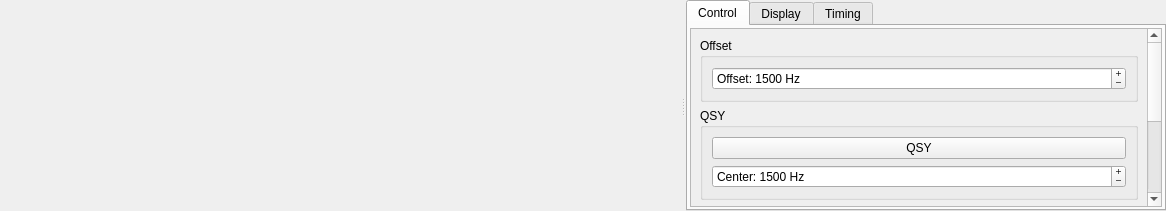
<?xml version="1.0" encoding="UTF-8"?>
<ui version="4.0">
 <class>WideGraph</class>
 <widget class="QWidget" name="WideGraph">
  <property name="geometry">
   <rect>
    <x>0</x>
    <y>0</y>
    <width>1166</width>
    <height>211</height>
   </rect>
  </property>
  <property name="sizePolicy">
   <sizepolicy hsizetype="Expanding" vsizetype="Expanding">
    <horstretch>0</horstretch>
    <verstretch>0</verstretch>
   </sizepolicy>
  </property>
  <property name="windowTitle">
   <string>Dialog</string>
  </property>
  <layout class="QHBoxLayout" name="horizontalLayout_2">
   <property name="spacing">
    <number>1</number>
   </property>
   <property name="leftMargin">
    <number>0</number>
   </property>
   <property name="topMargin">
    <number>0</number>
   </property>
   <property name="rightMargin">
    <number>0</number>
   </property>
   <property name="bottomMargin">
    <number>0</number>
   </property>
   <item>
    <widget class="QSplitter" name="splitter">
     <property name="sizePolicy">
      <sizepolicy hsizetype="Expanding" vsizetype="Expanding">
       <horstretch>0</horstretch>
       <verstretch>0</verstretch>
      </sizepolicy>
     </property>
     <property name="visible">
      <bool>true</bool>
     </property>
     <property name="autoFillBackground">
      <bool>true</bool>
     </property>
     <property name="orientation">
      <enum>Qt::Orientation::Horizontal</enum>
     </property>
     <property name="handleWidth">
      <number>6</number>
     </property>
     <property name="childrenCollapsible">
      <bool>false</bool>
     </property>
     <widget class="CPlotter" name="widePlot" native="true">
      <property name="sizePolicy">
       <sizepolicy hsizetype="Expanding" vsizetype="Expanding">
        <horstretch>0</horstretch>
        <verstretch>0</verstretch>
       </sizepolicy>
      </property>
      <property name="minimumSize">
       <size>
        <width>400</width>
        <height>10</height>
       </size>
      </property>
     </widget>
     <widget class="QWidget" name="controls_widget" native="true">
      <property name="sizePolicy">
       <sizepolicy hsizetype="Preferred" vsizetype="Expanding">
        <horstretch>0</horstretch>
        <verstretch>0</verstretch>
       </sizepolicy>
      </property>
      <property name="minimumSize">
       <size>
        <width>100</width>
        <height>0</height>
       </size>
      </property>
      <property name="autoFillBackground">
       <bool>true</bool>
      </property>
      <layout class="QGridLayout" name="gridLayout">
       <property name="leftMargin">
        <number>0</number>
       </property>
       <property name="topMargin">
        <number>0</number>
       </property>
       <property name="rightMargin">
        <number>0</number>
       </property>
       <property name="bottomMargin">
        <number>0</number>
       </property>
       <property name="horizontalSpacing">
        <number>5</number>
       </property>
       <property name="verticalSpacing">
        <number>0</number>
       </property>
       <item row="0" column="0">
        <widget class="QTabWidget" name="tabWidget">
         <property name="sizePolicy">
          <sizepolicy hsizetype="Minimum" vsizetype="Expanding">
           <horstretch>0</horstretch>
           <verstretch>0</verstretch>
          </sizepolicy>
         </property>
         <property name="tabPosition">
          <enum>QTabWidget::TabPosition::North</enum>
         </property>
         <property name="tabShape">
          <enum>QTabWidget::TabShape::Rounded</enum>
         </property>
         <property name="currentIndex">
          <number>0</number>
         </property>
         <property name="tabBarAutoHide">
          <bool>false</bool>
         </property>
         <widget class="QWidget" name="controlTab">
          <attribute name="title">
           <string>Control</string>
          </attribute>
          <layout class="QVBoxLayout" name="verticalLayout_2">
           <property name="leftMargin">
            <number>2</number>
           </property>
           <property name="topMargin">
            <number>2</number>
           </property>
           <property name="rightMargin">
            <number>2</number>
           </property>
           <property name="bottomMargin">
            <number>2</number>
           </property>
           <item>
            <widget class="QScrollArea" name="scrollArea">
             <property name="widgetResizable">
              <bool>true</bool>
             </property>
             <widget class="QWidget" name="scrollAreaWidgetContents_2">
              <property name="geometry">
               <rect>
                <x>0</x>
                <y>0</y>
                <width>499</width>
                <height>377</height>
               </rect>
              </property>
              <layout class="QVBoxLayout" name="verticalLayout_8">
               <item>
                <widget class="QGroupBox" name="groupBox_7">
                 <property name="title">
                  <string>Offset</string>
                 </property>
                 <layout class="QVBoxLayout" name="verticalLayout_11">
                  <item>
                   <widget class="QSpinBox" name="offsetSpinBox">
                    <property name="buttonSymbols">
                     <enum>QAbstractSpinBox::ButtonSymbols::PlusMinus</enum>
                    </property>
                    <property name="suffix">
                     <string> Hz</string>
                    </property>
                    <property name="prefix">
                     <string>Offset: </string>
                    </property>
                    <property name="maximum">
                     <number>5000</number>
                    </property>
                    <property name="singleStep">
                     <number>1</number>
                    </property>
                    <property name="value">
                     <number>1500</number>
                    </property>
                   </widget>
                  </item>
                 </layout>
                </widget>
               </item>
               <item>
                <widget class="QGroupBox" name="groupBox_5">
                 <property name="title">
                  <string>QSY</string>
                 </property>
                 <layout class="QVBoxLayout" name="verticalLayout_9">
                  <item>
                   <widget class="QPushButton" name="qsyPushButton">
                    <property name="toolTip">
                     <string>&lt;html&gt;&lt;head/&gt;&lt;body&gt;&lt;p&gt;Adjust the dial frequency to center the current offset at the center of the bandpass (position defined below).&lt;/p&gt;&lt;/body&gt;&lt;/html&gt;</string>
                    </property>
                    <property name="text">
                     <string>QSY</string>
                    </property>
                    <property name="autoDefault">
                     <bool>false</bool>
                    </property>
                   </widget>
                  </item>
                  <item>
                   <widget class="QSpinBox" name="centerSpinBox">
                    <property name="buttonSymbols">
                     <enum>QAbstractSpinBox::ButtonSymbols::PlusMinus</enum>
                    </property>
                    <property name="suffix">
                     <string> Hz</string>
                    </property>
                    <property name="prefix">
                     <string>Center: </string>
                    </property>
                    <property name="minimum">
                     <number>500</number>
                    </property>
                    <property name="maximum">
                     <number>5000</number>
                    </property>
                    <property name="value">
                     <number>1500</number>
                    </property>
                   </widget>
                  </item>
                 </layout>
                </widget>
               </item>
               <item>
                <widget class="QGroupBox" name="groupBox_6">
                 <property name="title">
                  <string>Filter</string>
                 </property>
                 <layout class="QVBoxLayout" name="verticalLayout_10">
                  <item>
                   <layout class="QHBoxLayout" name="horizontalLayout">
                    <property name="topMargin">
                     <number>0</number>
                    </property>
                    <item>
                     <widget class="QCheckBox" name="filterCheckBox">
                      <property name="toolTip">
                       <string>Enable the software filter</string>
                      </property>
                      <property name="text">
                       <string>Enable Filter</string>
                      </property>
                     </widget>
                    </item>
                    <item>
                     <widget class="QPushButton" name="filterCenterSyncButton">
                      <property name="enabled">
                       <bool>false</bool>
                      </property>
                      <property name="toolTip">
                       <string>&lt;html&gt;&lt;head/&gt;&lt;body&gt;&lt;p&gt;Synchronize the filter center to the audio offset&lt;/p&gt;&lt;/body&gt;&lt;/html&gt;</string>
                      </property>
                      <property name="text">
                       <string>Sync</string>
                      </property>
                     </widget>
                    </item>
                   </layout>
                  </item>
                  <item>
                   <layout class="QHBoxLayout" name="horizontalLayout_6">
                    <property name="bottomMargin">
                     <number>0</number>
                    </property>
                    <item>
                     <layout class="QVBoxLayout" name="filterCenter">
                      <item>
                       <widget class="QSpinBox" name="filterCenterSpinBox">
                        <property name="suffix">
                         <string> Hz</string>
                        </property>
                        <property name="prefix">
                         <string>Center: </string>
                        </property>
                        <property name="minimum">
                         <number>120</number>
                        </property>
                        <property name="maximum">
                         <number>4880</number>
                        </property>
                       </widget>
                      </item>
                      <item>
                       <widget class="QDial" name="filterCenterDial">
                        <property name="minimum">
                         <number>120</number>
                        </property>
                        <property name="maximum">
                         <number>4880</number>
                        </property>
                       </widget>
                      </item>
                     </layout>
                    </item>
                    <item>
                     <layout class="QVBoxLayout" name="filterWidth">
                      <item>
                       <widget class="QSpinBox" name="filterWidthSpinBox">
                        <property name="suffix">
                         <string> Hz</string>
                        </property>
                        <property name="prefix">
                         <string>Width: </string>
                        </property>
                        <property name="minimum">
                         <number>120</number>
                        </property>
                        <property name="maximum">
                         <number>5000</number>
                        </property>
                       </widget>
                      </item>
                      <item>
                       <widget class="QDial" name="filterWidthDial">
                        <property name="minimum">
                         <number>120</number>
                        </property>
                        <property name="maximum">
                         <number>5000</number>
                        </property>
                       </widget>
                      </item>
                     </layout>
                    </item>
                   </layout>
                  </item>
                 </layout>
                </widget>
               </item>
               <item>
                <spacer name="verticalSpacer_3">
                 <property name="orientation">
                  <enum>Qt::Orientation::Vertical</enum>
                 </property>
                 <property name="sizeHint" stdset="0">
                  <size>
                   <width>20</width>
                   <height>40</height>
                  </size>
                 </property>
                </spacer>
               </item>
              </layout>
             </widget>
            </widget>
           </item>
          </layout>
         </widget>
         <widget class="QWidget" name="displayTab">
          <attribute name="title">
           <string>Display</string>
          </attribute>
          <layout class="QVBoxLayout" name="verticalLayout_3">
           <property name="leftMargin">
            <number>2</number>
           </property>
           <property name="topMargin">
            <number>2</number>
           </property>
           <property name="rightMargin">
            <number>2</number>
           </property>
           <property name="bottomMargin">
            <number>2</number>
           </property>
           <item>
            <widget class="QScrollArea" name="scrollArea_2">
             <property name="widgetResizable">
              <bool>true</bool>
             </property>
             <widget class="QWidget" name="scrollAreaWidgetContents_3">
              <property name="geometry">
               <rect>
                <x>0</x>
                <y>0</y>
                <width>499</width>
                <height>762</height>
               </rect>
              </property>
              <layout class="QVBoxLayout" name="verticalLayout_5">
               <item>
                <widget class="QGroupBox" name="groupBox_8">
                 <property name="title">
                  <string>Size</string>
                 </property>
                 <layout class="QVBoxLayout" name="verticalLayout_12">
                  <item>
                   <widget class="QSpinBox" name="fStartSpinBox">
                    <property name="toolTip">
                     <string>&lt;html&gt;&lt;head/&gt;&lt;body&gt;&lt;p&gt;Frequency at left edge of waterfall&lt;/p&gt;&lt;/body&gt;&lt;/html&gt;</string>
                    </property>
                    <property name="buttonSymbols">
                     <enum>QAbstractSpinBox::ButtonSymbols::PlusMinus</enum>
                    </property>
                    <property name="suffix">
                     <string> Hz</string>
                    </property>
                    <property name="prefix">
                     <string>Start: </string>
                    </property>
                    <property name="maximum">
                     <number>5000</number>
                    </property>
                    <property name="singleStep">
                     <number>100</number>
                    </property>
                    <property name="value">
                     <number>500</number>
                    </property>
                   </widget>
                  </item>
                  <item>
                   <widget class="QSpinBox" name="bppSpinBox">
                    <property name="toolTip">
                     <string>Compression factor for frequency scale</string>
                    </property>
                    <property name="buttonSymbols">
                     <enum>QAbstractSpinBox::ButtonSymbols::PlusMinus</enum>
                    </property>
                    <property name="suffix">
                     <string/>
                    </property>
                    <property name="prefix">
                     <string>Bins Per Pixel: </string>
                    </property>
                    <property name="minimum">
                     <number>1</number>
                    </property>
                    <property name="maximum">
                     <number>1000</number>
                    </property>
                    <property name="singleStep">
                     <number>1</number>
                    </property>
                    <property name="value">
                     <number>5</number>
                    </property>
                   </widget>
                  </item>
                 </layout>
                </widget>
               </item>
               <item>
                <widget class="QGroupBox" name="groupBox_3">
                 <property name="title">
                  <string>Palette</string>
                 </property>
                 <layout class="QVBoxLayout" name="verticalLayout_6">
                  <item>
                   <widget class="QComboBox" name="paletteComboBox">
                    <property name="toolTip">
                     <string>Select waterfall palette</string>
                    </property>
                   </widget>
                  </item>
                  <item>
                   <widget class="QPushButton" name="adjust_palette_push_button">
                    <property name="toolTip">
                     <string>&lt;html&gt;&lt;head/&gt;&lt;body&gt;&lt;p&gt;Enter definition for a new color palette.&lt;/p&gt;&lt;/body&gt;&lt;/html&gt;</string>
                    </property>
                    <property name="text">
                     <string>Adjust...</string>
                    </property>
                    <property name="autoDefault">
                     <bool>false</bool>
                    </property>
                   </widget>
                  </item>
                 </layout>
                </widget>
               </item>
               <item>
                <widget class="QGroupBox" name="groupBox_4">
                 <property name="title">
                  <string>Scrolling &amp;&amp; Averaging</string>
                 </property>
                 <layout class="QVBoxLayout" name="verticalLayout_7">
                  <item>
                   <widget class="QSpinBox" name="fpsSpinBox">
                    <property name="suffix">
                     <string> fps</string>
                    </property>
                    <property name="prefix">
                     <string>Scroll Speed: </string>
                    </property>
                    <property name="minimum">
                     <number>1</number>
                    </property>
                    <property name="maximum">
                     <number>100</number>
                    </property>
                    <property name="value">
                     <number>10</number>
                    </property>
                   </widget>
                  </item>
                  <item>
                   <layout class="QHBoxLayout" name="horizontalLayout_3">
                    <item>
                     <widget class="QSpinBox" name="waterfallAvgSpinBox">
                      <property name="toolTip">
                       <string>Number of FFTs averaged (controls waterfall scrolling rate)</string>
                      </property>
                      <property name="buttonSymbols">
                       <enum>QAbstractSpinBox::ButtonSymbols::PlusMinus</enum>
                      </property>
                      <property name="prefix">
                       <string>Avg N: </string>
                      </property>
                      <property name="minimum">
                       <number>1</number>
                      </property>
                      <property name="maximum">
                       <number>50</number>
                      </property>
                     </widget>
                    </item>
                    <item>
                     <widget class="QCheckBox" name="cbFlatten">
                      <property name="toolTip">
                       <string>&lt;html&gt;&lt;head/&gt;&lt;body&gt;&lt;p&gt;Flatten spectral baseline over the full displayed interval.&lt;/p&gt;&lt;/body&gt;&lt;/html&gt;</string>
                      </property>
                      <property name="text">
                       <string>Flatten</string>
                      </property>
                     </widget>
                    </item>
                   </layout>
                  </item>
                  <item>
                   <widget class="QComboBox" name="spec2dComboBox">
                    <property name="toolTip">
                     <string>&lt;html&gt;&lt;head/&gt;&lt;body&gt;&lt;p&gt;Select data for spectral display&lt;/p&gt;&lt;/body&gt;&lt;/html&gt;</string>
                    </property>
                    <property name="currentIndex">
                     <number>0</number>
                    </property>
                    <item>
                     <property name="text">
                      <string>Current</string>
                     </property>
                    </item>
                    <item>
                     <property name="text">
                      <string>Cumulative</string>
                     </property>
                    </item>
                    <item>
                     <property name="text">
                      <string>Linear Avg</string>
                     </property>
                    </item>
                   </widget>
                  </item>
                  <item>
                   <widget class="QSpinBox" name="smoSpinBox">
                    <property name="enabled">
                     <bool>false</bool>
                    </property>
                    <property name="toolTip">
                     <string>Smoothing of Linear Average spectrum</string>
                    </property>
                    <property name="alignment">
                     <set>Qt::AlignmentFlag::AlignCenter</set>
                    </property>
                    <property name="buttonSymbols">
                     <enum>QAbstractSpinBox::ButtonSymbols::PlusMinus</enum>
                    </property>
                    <property name="suffix">
                     <string/>
                    </property>
                    <property name="prefix">
                     <string>Smooth:  </string>
                    </property>
                    <property name="minimum">
                     <number>1</number>
                    </property>
                    <property name="maximum">
                     <number>7</number>
                    </property>
                   </widget>
                  </item>
                 </layout>
                </widget>
               </item>
               <item>
                <widget class="QGroupBox" name="groupBox">
                 <property name="title">
                  <string>Waterfall</string>
                 </property>
                 <layout class="QVBoxLayout" name="verticalLayout_4">
                  <item>
                   <layout class="QFormLayout" name="formLayout">
                    <property name="topMargin">
                     <number>0</number>
                    </property>
                    <item row="0" column="0">
                     <widget class="QLabel" name="label">
                      <property name="text">
                       <string>Gain:</string>
                      </property>
                     </widget>
                    </item>
                    <item row="0" column="1">
                     <widget class="QSlider" name="gainSlider">
                      <property name="sizePolicy">
                       <sizepolicy hsizetype="Expanding" vsizetype="Fixed">
                        <horstretch>0</horstretch>
                        <verstretch>0</verstretch>
                       </sizepolicy>
                      </property>
                      <property name="minimumSize">
                       <size>
                        <width>100</width>
                        <height>0</height>
                       </size>
                      </property>
                      <property name="maximumSize">
                       <size>
                        <width>16777215</width>
                        <height>16777215</height>
                       </size>
                      </property>
                      <property name="toolTip">
                       <string>Waterfall gain</string>
                      </property>
                      <property name="minimum">
                       <number>-50</number>
                      </property>
                      <property name="maximum">
                       <number>50</number>
                      </property>
                      <property name="orientation">
                       <enum>Qt::Orientation::Horizontal</enum>
                      </property>
                      <property name="tickPosition">
                       <enum>QSlider::TickPosition::TicksAbove</enum>
                      </property>
                     </widget>
                    </item>
                    <item row="1" column="0">
                     <widget class="QLabel" name="label_2">
                      <property name="text">
                       <string>Zero:</string>
                      </property>
                     </widget>
                    </item>
                    <item row="1" column="1">
                     <widget class="QSlider" name="zeroSlider">
                      <property name="sizePolicy">
                       <sizepolicy hsizetype="Expanding" vsizetype="Fixed">
                        <horstretch>0</horstretch>
                        <verstretch>0</verstretch>
                       </sizepolicy>
                      </property>
                      <property name="minimumSize">
                       <size>
                        <width>100</width>
                        <height>0</height>
                       </size>
                      </property>
                      <property name="maximumSize">
                       <size>
                        <width>16777215</width>
                        <height>16777215</height>
                       </size>
                      </property>
                      <property name="toolTip">
                       <string>Waterfall zero</string>
                      </property>
                      <property name="minimum">
                       <number>-50</number>
                      </property>
                      <property name="maximum">
                       <number>50</number>
                      </property>
                      <property name="orientation">
                       <enum>Qt::Orientation::Horizontal</enum>
                      </property>
                      <property name="tickPosition">
                       <enum>QSlider::TickPosition::TicksAbove</enum>
                      </property>
                     </widget>
                    </item>
                   </layout>
                  </item>
                  <item>
                   <widget class="QCheckBox" name="decodeAttemptCheckBox">
                    <property name="text">
                     <string>Display Decode Attempts</string>
                    </property>
                   </widget>
                  </item>
                 </layout>
                </widget>
               </item>
               <item>
                <widget class="QGroupBox" name="groupBox_2">
                 <property name="title">
                  <string>Spectrum</string>
                 </property>
                 <layout class="QFormLayout" name="formLayout_2">
                  <item row="0" column="0">
                   <widget class="QLabel" name="label_3">
                    <property name="text">
                     <string>Height:</string>
                    </property>
                   </widget>
                  </item>
                  <item row="0" column="1">
                   <widget class="QSpinBox" name="sbPercent2dPlot">
                    <property name="toolTip">
                     <string>&lt;html&gt;&lt;head/&gt;&lt;body&gt;&lt;p&gt;Set fractional size of spectrum in this window.&lt;/p&gt;&lt;/body&gt;&lt;/html&gt;</string>
                    </property>
                    <property name="alignment">
                     <set>Qt::AlignmentFlag::AlignCenter</set>
                    </property>
                    <property name="buttonSymbols">
                     <enum>QAbstractSpinBox::ButtonSymbols::PlusMinus</enum>
                    </property>
                    <property name="suffix">
                     <string> %</string>
                    </property>
                    <property name="prefix">
                     <string/>
                    </property>
                    <property name="maximum">
                     <number>100</number>
                    </property>
                    <property name="singleStep">
                     <number>5</number>
                    </property>
                    <property name="value">
                     <number>0</number>
                    </property>
                   </widget>
                  </item>
                  <item row="1" column="0">
                   <widget class="QLabel" name="label_4">
                    <property name="text">
                     <string>Gain:</string>
                    </property>
                   </widget>
                  </item>
                  <item row="1" column="1">
                   <widget class="QSlider" name="gain2dSlider">
                    <property name="sizePolicy">
                     <sizepolicy hsizetype="Expanding" vsizetype="Fixed">
                      <horstretch>0</horstretch>
                      <verstretch>0</verstretch>
                     </sizepolicy>
                    </property>
                    <property name="minimumSize">
                     <size>
                      <width>100</width>
                      <height>0</height>
                     </size>
                    </property>
                    <property name="maximumSize">
                     <size>
                      <width>16777215</width>
                      <height>16777215</height>
                     </size>
                    </property>
                    <property name="toolTip">
                     <string>Spectrum gain</string>
                    </property>
                    <property name="minimum">
                     <number>-50</number>
                    </property>
                    <property name="maximum">
                     <number>50</number>
                    </property>
                    <property name="orientation">
                     <enum>Qt::Orientation::Horizontal</enum>
                    </property>
                    <property name="tickPosition">
                     <enum>QSlider::TickPosition::TicksAbove</enum>
                    </property>
                   </widget>
                  </item>
                  <item row="3" column="0">
                   <widget class="QLabel" name="label_5">
                    <property name="text">
                     <string>Zero:</string>
                    </property>
                   </widget>
                  </item>
                  <item row="3" column="1">
                   <widget class="QSlider" name="zero2dSlider">
                    <property name="sizePolicy">
                     <sizepolicy hsizetype="Expanding" vsizetype="Fixed">
                      <horstretch>0</horstretch>
                      <verstretch>0</verstretch>
                     </sizepolicy>
                    </property>
                    <property name="minimumSize">
                     <size>
                      <width>100</width>
                      <height>0</height>
                     </size>
                    </property>
                    <property name="maximumSize">
                     <size>
                      <width>16777215</width>
                      <height>16777215</height>
                     </size>
                    </property>
                    <property name="toolTip">
                     <string>Spectrum zero</string>
                    </property>
                    <property name="minimum">
                     <number>-50</number>
                    </property>
                    <property name="maximum">
                     <number>50</number>
                    </property>
                    <property name="orientation">
                     <enum>Qt::Orientation::Horizontal</enum>
                    </property>
                    <property name="tickPosition">
                     <enum>QSlider::TickPosition::TicksAbove</enum>
                    </property>
                   </widget>
                  </item>
                 </layout>
                </widget>
               </item>
               <item>
                <widget class="QGroupBox" name="groupBox_9">
                 <property name="title">
                  <string>Filter</string>
                 </property>
                 <layout class="QFormLayout" name="formLayout_3">
                  <item row="0" column="0">
                   <widget class="QLabel" name="label_6">
                    <property name="text">
                     <string>Opacity:</string>
                    </property>
                   </widget>
                  </item>
                  <item row="0" column="1">
                   <widget class="QSpinBox" name="filterOpacitySpinBox">
                    <property name="alignment">
                     <set>Qt::AlignmentFlag::AlignCenter</set>
                    </property>
                    <property name="buttonSymbols">
                     <enum>QAbstractSpinBox::ButtonSymbols::PlusMinus</enum>
                    </property>
                    <property name="suffix">
                     <string>%</string>
                    </property>
                    <property name="maximum">
                     <number>100</number>
                    </property>
                    <property name="value">
                     <number>50</number>
                    </property>
                   </widget>
                  </item>
                 </layout>
                </widget>
               </item>
               <item>
                <spacer name="verticalSpacer_2">
                 <property name="orientation">
                  <enum>Qt::Orientation::Vertical</enum>
                 </property>
                 <property name="sizeHint" stdset="0">
                  <size>
                   <width>20</width>
                   <height>40</height>
                  </size>
                 </property>
                </spacer>
               </item>
              </layout>
             </widget>
            </widget>
           </item>
          </layout>
         </widget>
         <widget class="QWidget" name="timingTab">
          <attribute name="title">
           <string>Timing</string>
          </attribute>
          <layout class="QGridLayout" name="gridLayout_12">
           <property name="leftMargin">
            <number>2</number>
           </property>
           <property name="topMargin">
            <number>2</number>
           </property>
           <property name="rightMargin">
            <number>2</number>
           </property>
           <property name="bottomMargin">
            <number>2</number>
           </property>
           <item row="0" column="0">
            <widget class="QScrollArea" name="scrollArea_3">
             <property name="widgetResizable">
              <bool>true</bool>
             </property>
             <widget class="QWidget" name="scrollAreaWidgetContents">
              <property name="geometry">
               <rect>
                <x>0</x>
                <y>0</y>
                <width>499</width>
                <height>352</height>
               </rect>
              </property>
              <layout class="QVBoxLayout" name="verticalLayout">
               <item>
                <widget class="QSpinBox" name="driftSpinBox">
                 <property name="sizePolicy">
                  <sizepolicy hsizetype="MinimumExpanding" vsizetype="Fixed">
                   <horstretch>0</horstretch>
                   <verstretch>0</verstretch>
                  </sizepolicy>
                 </property>
                 <property name="minimumSize">
                  <size>
                   <width>0</width>
                   <height>30</height>
                  </size>
                 </property>
                 <property name="wrapping">
                  <bool>false</bool>
                 </property>
                 <property name="alignment">
                  <set>Qt::AlignmentFlag::AlignCenter</set>
                 </property>
                 <property name="buttonSymbols">
                  <enum>QAbstractSpinBox::ButtonSymbols::PlusMinus</enum>
                 </property>
                 <property name="suffix">
                  <string> ms</string>
                 </property>
                 <property name="prefix">
                  <string>Time Drift: </string>
                 </property>
                 <property name="minimum">
                  <number>-30000</number>
                 </property>
                 <property name="maximum">
                  <number>30000</number>
                 </property>
                 <property name="singleStep">
                  <number>100</number>
                 </property>
                </widget>
               </item>
               <item>
                <widget class="QGroupBox" name="groupBox_10">
                 <property name="title">
                  <string>Automatic</string>
                 </property>
                 <layout class="QVBoxLayout" name="verticalLayout_13">
                  <item>
                   <widget class="QPushButton" name="autoDriftButton">
                    <property name="toolTip">
                     <string>&lt;html&gt;&lt;head/&gt;&lt;body&gt;&lt;p&gt;Automatically synchronize time drift every second to decodes of NORMAL and SLOW signals observed.&lt;/p&gt;&lt;p&gt;This process is CPU intensive and may cause abnormal decoder behavior if run for extended periods of time. Default operation should be paired with stopping automatic time drift after signals have been decoded. &lt;/p&gt;&lt;/body&gt;&lt;/html&gt;</string>
                    </property>
                    <property name="styleSheet">
                     <string notr="true">QPushButton:checked {
  font-weight:bold;
  color:black;
}</string>
                    </property>
                    <property name="text">
                     <string>Start Automatic Time Drift</string>
                    </property>
                    <property name="checkable">
                     <bool>true</bool>
                    </property>
                   </widget>
                  </item>
                  <item>
                   <layout class="QHBoxLayout" name="horizontalLayout_4" stretch="0,1">
                    <item>
                     <widget class="QCheckBox" name="autoDriftAutoStopCheckBox">
                      <property name="text">
                       <string>Stop After:</string>
                      </property>
                      <property name="checked">
                       <bool>true</bool>
                      </property>
                     </widget>
                    </item>
                    <item>
                     <widget class="QSpinBox" name="autoDriftStopSpinBox">
                      <property name="suffix">
                       <string> decode(s)</string>
                      </property>
                      <property name="minimum">
                       <number>1</number>
                      </property>
                      <property name="maximum">
                       <number>1024</number>
                      </property>
                     </widget>
                    </item>
                   </layout>
                  </item>
                 </layout>
                </widget>
               </item>
               <item>
                <widget class="QGroupBox" name="groupBox_11">
                 <property name="title">
                  <string>Manual</string>
                 </property>
                 <layout class="QVBoxLayout" name="verticalLayout_14">
                  <item>
                   <widget class="QPushButton" name="driftSyncMinuteButton">
                    <property name="toolTip">
                     <string>&lt;html&gt;&lt;head/&gt;&lt;body&gt;&lt;p&gt;Observe signals in the waterfall and click this to synchronize your time drift with the start of a minute.&lt;/p&gt;&lt;/body&gt;&lt;/html&gt;</string>
                    </property>
                    <property name="text">
                     <string>Set Time Drift to Now (Minute Start)</string>
                    </property>
                   </widget>
                  </item>
                  <item>
                   <widget class="QPushButton" name="driftSyncEndButton">
                    <property name="toolTip">
                     <string>&lt;html&gt;&lt;head/&gt;&lt;body&gt;&lt;p&gt;Observe signals in the waterfall and click this to synchronize your time drift with the end of a TX cycle in the current transmission speed.&lt;/p&gt;&lt;/body&gt;&lt;/html&gt;</string>
                    </property>
                    <property name="text">
                     <string>Set Time Drift to Now (TX End)</string>
                    </property>
                   </widget>
                  </item>
                  <item>
                   <widget class="QPushButton" name="driftSyncButton">
                    <property name="toolTip">
                     <string>&lt;html&gt;&lt;head/&gt;&lt;body&gt;&lt;p&gt;Observe signals in the waterfall and click this to synchronize your time drift with the start of a TX cycle in the current transmission speed.&lt;/p&gt;&lt;/body&gt;&lt;/html&gt;</string>
                    </property>
                    <property name="text">
                     <string>Set Time Drift to Now (TX Start)</string>
                    </property>
                   </widget>
                  </item>
                  <item>
                   <widget class="QPushButton" name="driftSyncResetButton">
                    <property name="toolTip">
                     <string>Reset your time drift to zero.</string>
                    </property>
                    <property name="text">
                     <string>Reset Time Drift</string>
                    </property>
                   </widget>
                  </item>
                 </layout>
                </widget>
               </item>
               <item>
                <spacer name="verticalSpacer">
                 <property name="orientation">
                  <enum>Qt::Orientation::Vertical</enum>
                 </property>
                 <property name="sizeHint" stdset="0">
                  <size>
                   <width>20</width>
                   <height>40</height>
                  </size>
                 </property>
                </spacer>
               </item>
              </layout>
             </widget>
            </widget>
           </item>
          </layout>
         </widget>
        </widget>
       </item>
      </layout>
     </widget>
    </widget>
   </item>
  </layout>
 </widget>
 <customwidgets>
  <customwidget>
   <class>CPlotter</class>
   <extends>QWidget</extends>
   <header>JS8_Main/CPlotter.h</header>
  </customwidget>
 </customwidgets>
 <resources/>
 <connections/>
</ui>
